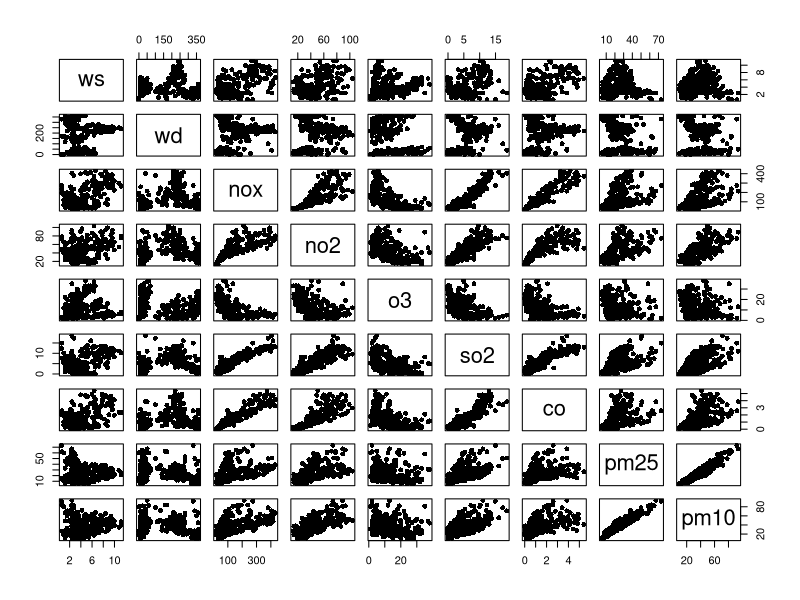
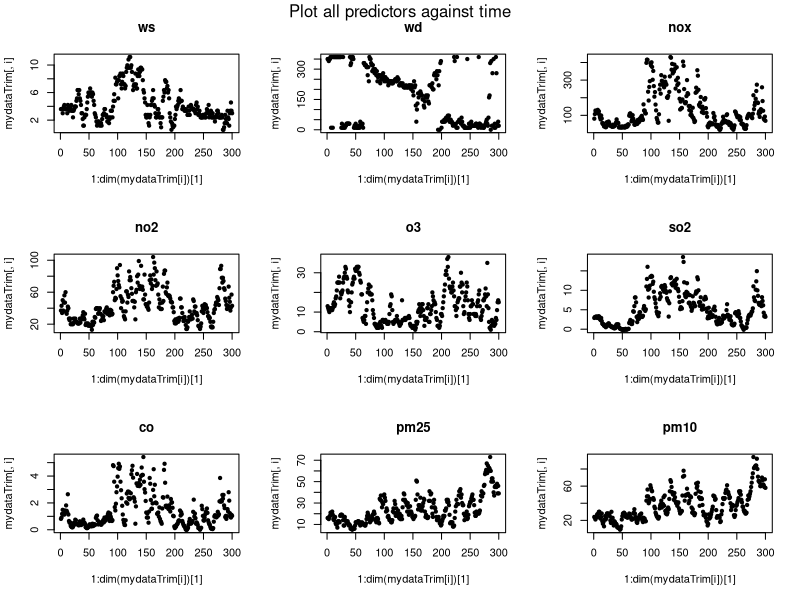
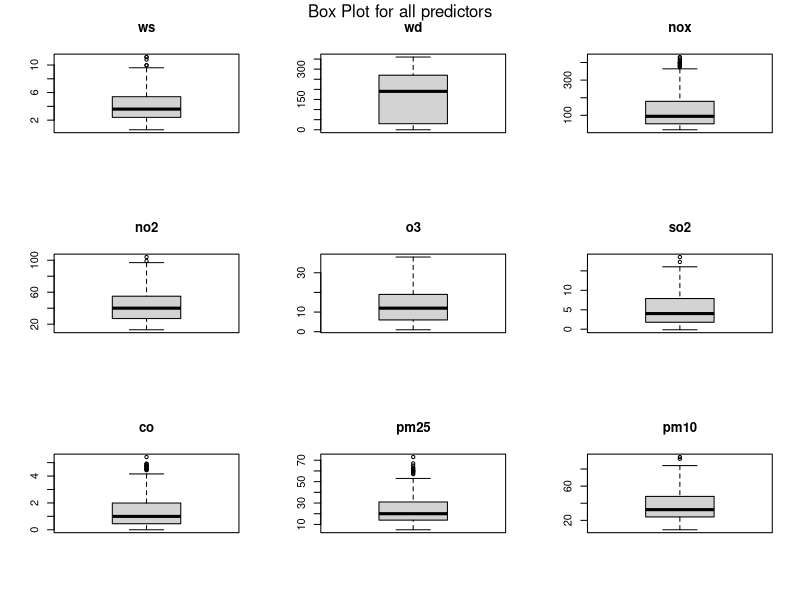

Write the R code that produced these figures, in order.
# Some preliminary analysis for potential data for 333 prject 
setwd('/Users/Qihong/Code/github/STAT333_Project')
rm(list = ls())
library(GGally)
library(car)
library(plyr)
library(leaps)
mydata = read.csv('data/OpenAir_example_data_long.csv')
dim(mydata)

# eliminate rows with missing values (NA)
mydata = mydata[complete.cases(mydata), ]
# switch the response variables to the end of the dataframe
mydata[length(mydata) + 1] = mydata[7]
mydata[7] = NULL
colnames(mydata)[10] = 'pm10'


####################################
# glance at the data
####################################
# temp: trim the dimentionality of the input space (to plot data)
numObsSelect = 300
mydataTrim = data.frame(mydata[1:numObsSelect,2:10])

# some summaries
head(mydata)
summary(mydata)

# scatter matrix and correlation matrix 
# corr with Y & multicollinearity between X detected 
# ggpairs(mydataTrim)
plot(mydataTrim, pch = 16)

# plot data aginst time (for 1st 300 obs)
# we see clear autocorrelation when plotting 300 obs,
# it is not obvious in the long run... might need formal test
par(mfrow=c(3,3)) 
for (i in 1:length(mydataTrim)){
    plot(1:dim(mydataTrim[i])[1], mydataTrim[,i], pch = 20)  
    title(colnames(mydataTrim)[i])
}
mtext("Plot all predictors against time", side = 3, line = -1.5, outer = TRUE)

# box plot, check outliers
par(mfrow=c(3,3)) 
for (i in 1:length(mydataTrim)){
    boxplot(mydataTrim[,i])
    title(colnames(mydataTrim)[i])
}
mtext("Box Plot for all predictors", side = 3, line = -1.5, outer = TRUE)


####################################
# Analysis, fitting models 
####################################


# fitting a nai
lm.fit_all = lm(mydata$pm10 ~ mydata$nox +mydata$no2 +mydata$o3 +mydata$so2 +mydata$co)

# plot(lm.fit_all)
# QQ plot indicating abnormality
# outliers removal needed


# stepwise regression procedure
# lm.null = lm(mydata$pm10 ~ 1, data = mydataTrim)
# lm.full = lm(mydata$pm10 ~ ., data = mydataTrim)
# step(lm.null, scope = list(lowr = lm.null, upper = lm.full), direction = 'both')


####### TODO ##############
## check multicolinearity
## variable selections
## residual analysis
## standardization
## regularization 
###########################
